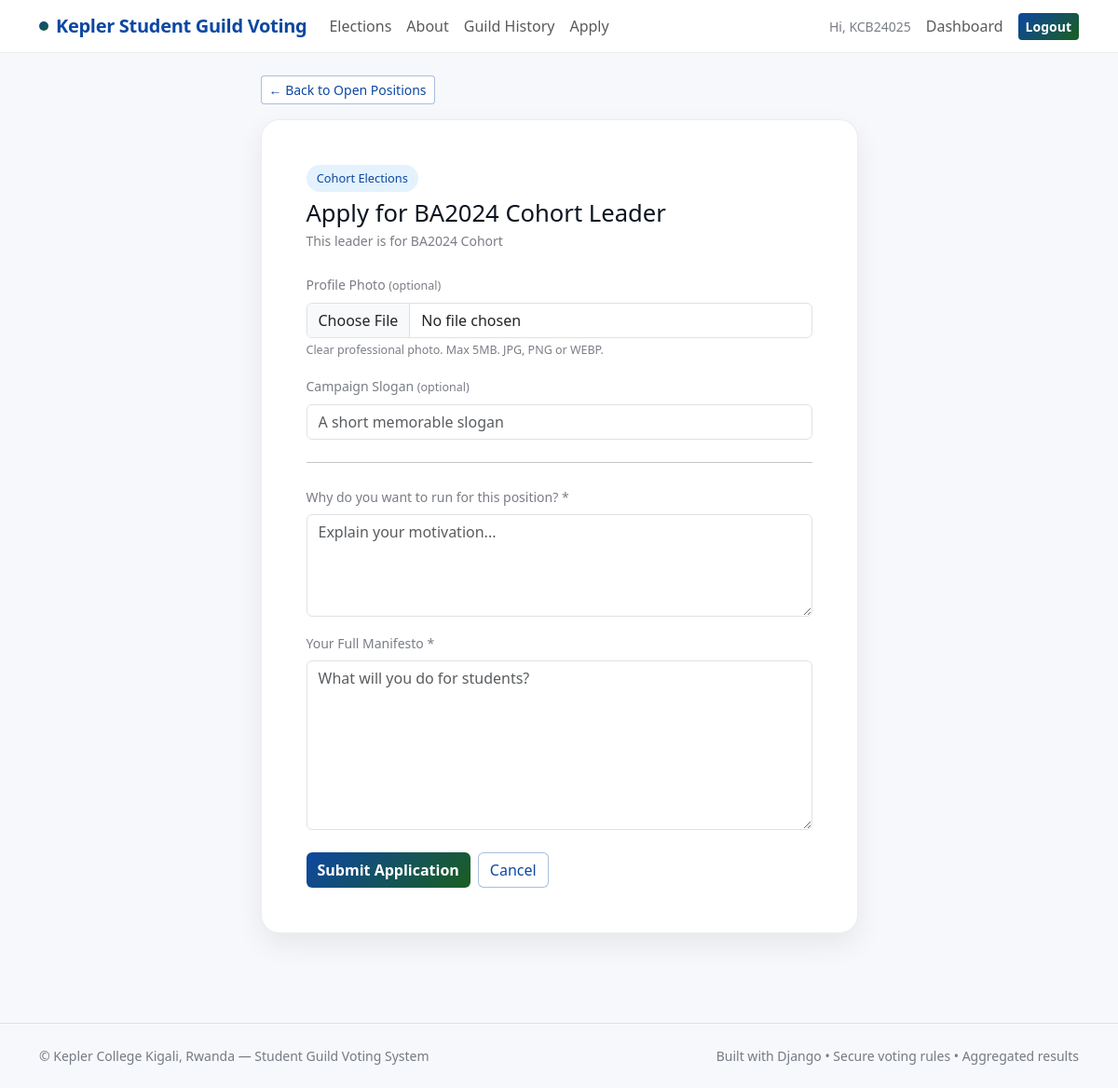
/elections/2/positions/2/apply/ (signed in), run on the app's committed database.
### apps/accounts/models.py (models this page shows, shortened)
class User(AbstractUser):
    email = models.EmailField(unique=True)
    student_id = models.CharField(max_length=20, unique=True)
    cohort = models.ForeignKey(
        Cohort,
        on_delete=models.SET_NULL,
        null=True,
        blank=True,
        related_name='students'
    )
    is_cohort_confirmed = models.BooleanField(
        default=False,
        help_text='Admin confirms the student belongs to the selected cohort'
    )
    is_email_verified = models.BooleanField(default=False)
    can_vote = models.BooleanField(default=True)

### apps/elections/models.py (models this page shows, shortened)
class Election(models.Model):
    SCOPE_ALL = 'all'
    SCOPE_COHORT = 'cohort'
    SCOPE_CHOICES = [
        (SCOPE_ALL, 'Whole College'),
        (SCOPE_COHORT, 'Specific Cohort(s) Only'),
    ]
    name = models.CharField(max_length=200)
    description = models.TextField(blank=True)
    start_at = models.DateTimeField()
    end_at = models.DateTimeField()
    is_published = models.BooleanField(default=True)
    allow_live_results = models.BooleanField(default=False)
    visibility_scope = models.CharField(
        max_length=10, choices=SCOPE_CHOICES, default=SCOPE_ALL
    )
    visible_to_cohorts = models.ManyToManyField(
        'accounts.Cohort', blank=True, related_name='visible_elections'
    )
    voting_scope = models.CharField(
        max_length=10, choices=SCOPE_CHOICES, default=SCOPE_ALL
    )
    voting_cohorts = models.ManyToManyField(
        'accounts.Cohort', blank=True, related_name='voting_elections'
    )
    created_at = models.DateTimeField(auto_now_add=True)
    class Meta:
        ordering = ['-start_at']

class Position(models.Model):
    SCOPE_ALL = 'all'
    SCOPE_COHORT = 'cohort'
    SCOPE_CHOICES = [
        (SCOPE_ALL, 'Whole College'),
        (SCOPE_COHORT, 'Specific Cohort(s) Only'),
    ]
    election = models.ForeignKey(
        Election, on_delete=models.CASCADE, related_name='positions'
    )
    title = models.CharField(max_length=120)
    description = models.TextField(blank=True)
    order = models.PositiveIntegerField(default=0)
    voting_scope = models.CharField(
        max_length=10, choices=SCOPE_CHOICES, default=SCOPE_ALL
    )
    allowed_cohorts = models.ManyToManyField(
        'accounts.Cohort', blank=True, related_name='positions'
    )
    applications_open = models.BooleanField(default=False)
    class Meta:
        ordering = ['order', 'title']
        unique_together = [('election', 'title')]
    def student_can_vote(self, user):
        if self.voting_scope == self.SCOPE_ALL:
            return True
        if self.voting_scope == self.SCOPE_COHORT:
            if user.cohort is None:
                return False
            return self.allowed_cohorts.filter(id=user.cohort.id).exists()
        return False

### apps/elections/views.py (the view, shortened to what this page needs)
# urls.py: path('<int:election_id>/positions/<int:position_id>/apply/', views.apply_position, name='apply_position'),
@login_required
def apply_position(request, election_id, position_id):
    election = get_object_or_404(Election, id=election_id, is_published=True)
    position = get_object_or_404(Position, id=position_id, election=election, applications_open=True)
    can_apply, restriction_reason = _student_can_apply_position(request.user, election, position)
    if not can_apply:
        messages.error(request, restriction_reason)
        return redirect('elections:open_positions')
    existing = PositionApplication.objects.filter(position=position, applicant=request.user).first()
    if existing:
        messages.info(request, f'You already applied for {position.title}. Your application is {existing.get_status_display()}.')
        return redirect('elections:open_positions')
    fields = ApplicationField.objects.filter(position=position).order_by('order')
    return render(request, 'elections/apply_position.html', {'election': election, 'position': position, 'fields': fields})

### apps/core/context_processors.py (called while the page is built)
def kepler_branding(request):
    return {
        "KEPLER_APP_NAME": "Kepler Student Guild Voting",
        "KEPLER_LOCATION": "Kepler College Kigali, Rwanda",
    }

### apps/elections/views.py (called while the page is built, shortened)
def _student_can_apply_position(user, election, position):
    if position.voting_scope == 'cohort':
        if not user.cohort:
            return False, 'You have no cohort assigned. Contact admin.'
        if not user.is_cohort_confirmed:
            return False, 'Your cohort has not been confirmed by admin yet.'
        if not position.student_can_vote(user):
            cohorts = ', '.join(position.allowed_cohorts.values_list('name', flat=True))
            return False, f'This position is restricted to: {cohorts}.'
    return True, None

### templates/elections/apply_position.html (shortened to what this page needs)
{% extends 'base.html' %}
{% block content %}
<div class="row justify-content-center">
  <div class="col-lg-7">
    <div class="mb-3">
      <a href="{% url 'elections:open_positions' %}"
         class="btn btn-outline-kepler btn-sm">← Back to Open Positions</a>
    </div>
    <div class="kepler-card p-4 p-md-5">
      <div class="mb-4">
        <span class="k-pill pill-blue mb-2 d-inline-block">{{ election.name }}</span>
        <h1 class="fw-800 mb-1" style="font-size:1.6rem;">Apply for {{ position.title }}</h1>
        {% if position.description %}
        <p class="small-muted">{{ position.description }}</p>
        {% endif %}
      </div>
      <form method="POST" enctype="multipart/form-data">
        <div class="mb-3">
          <label class="form-label small-muted">
            Profile Photo
            <span class="small-muted" style="font-size:.78rem;">(optional)</span>
          </label>
          <input type="file" name="photo" class="form-control" accept="image/*">
          <div class="small-muted mt-1" style="font-size:.78rem;">
            Clear professional photo. Max 5MB. JPG, PNG or WEBP.
          </div>
        </div>
        <div class="mb-3">
          <label class="form-label small-muted">
            Campaign Slogan
            <span class="small-muted" style="font-size:.78rem;">(optional)</span>
          </label>
          <input type="text" name="slogan" class="form-control"
                 placeholder="A short memorable slogan" maxlength="200">
        </div>
        {% if fields %}
        <hr class="my-4">
        <div class="section-title mb-3">Application Questions</div>
        {% for field in fields %}
        <div class="mb-3">
          <label class="form-label small-muted">
            {{ field.label }}
            {% if field.is_required %}
            <span style="color:#c62828;">*</span>
            {% else %}
            <span class="small-muted" style="font-size:.78rem;">(optional)</span>
            {% endif %}
          </label>
          {% if field.field_type == 'textarea' %}
          <textarea name="field_{{ field.id }}" class="form-control" rows="5"
                    {% if field.is_required %}required{% endif %}
                    placeholder="{{ field.help_text }}"></textarea>
          {% elif field.field_type == 'text' %}
          <input type="text" name="field_{{ field.id }}" class="form-control"
                 {% if field.is_required %}required{% endif %}
                 placeholder="{{ field.help_text }}">
          {% elif field.field_type == 'url' %}
          <input type="url" name="field_{{ field.id }}" class="form-control"
                 {% if field.is_required %}required{% endif %}
                 placeholder="{{ field.help_text|default:'https://' }}">
          {% elif field.field_type == 'file' %}
          <input type="file" name="field_{{ field.id }}" class="form-control"
                 {% if field.is_required %}required{% endif %}>
          {% endif %}
          {% if field.help_text and field.field_type != 'text' and field.field_type != 'url' %}
          <div class="small-muted mt-1" style="font-size:.78rem;">{{ field.help_text }}</div>
          {% endif %}
        </div>
        {% endfor %}
        {% else %}
        <hr class="my-4">
        <div class="mb-3">
          <label class="form-label small-muted">Why do you want to run for this position? *</label>
          <textarea name="field_why" class="form-control" rows="4"
                    placeholder="Explain your motivation..." required></textarea>
        </div>
        <div class="mb-3">
          <label class="form-label small-muted">Your Full Manifesto *</label>
          <textarea name="field_manifesto" class="form-control" rows="7"
                    placeholder="What will you do for students?" required></textarea>
        </div>
        {% endif %}
        <div class="d-flex gap-2 mt-4">
          <button type="submit" class="btn btn-kepler">Submit Application</button>
          <a href="{% url 'elections:open_positions' %}" class="btn btn-outline-kepler">Cancel</a>
        </div>
      </form>
    </div>
  </div>
</div>
{% endblock %}

### templates/base.html (shortened to what this page needs)
<!DOCTYPE html>
<html lang="en">
<head>
  <link href="https://cdn.jsdelivr.net/npm/bootstrap@5.3.2/dist/css/bootstrap.min.css" rel="stylesheet">
  {% load static %}
  <link rel="stylesheet" href="{% static 'css/styles.css' %}">
</head>
<body>
<nav class="navbar navbar-expand-lg navbar-glass sticky-top mb-4">
  <div class="container">
    <a class="navbar-brand brand-badge" href="{% url 'core:home' %}">
      <span class="brand-dot"></span>
      Kepler Student Guild Voting
    </a>
    <div class="collapse navbar-collapse" id="navbarNav">
      <ul class="navbar-nav me-auto">
        <li class="nav-item">
          <a class="nav-link" href="{% url 'elections:elections_list' %}">Elections</a>
        </li>
        <li class="nav-item">
          <a class="nav-link" href="{% url 'core:about' %}">About</a>
        </li>
        <li class="nav-item">
          <a class="nav-link" href="{% url 'history:guild_history' %}">Guild History</a>
        </li>
        {% if request.user.is_authenticated and not request.user.is_staff %}
        <li class="nav-item">
          <a class="nav-link" href="{% url 'elections:open_positions' %}">Apply</a>
        </li>
        {% endif %}
      </ul>
      <ul class="navbar-nav ms-auto align-items-center gap-2">
        {% if request.user.is_authenticated %}
        <li class="nav-item">
          <span class="small-muted">Hi, {{ request.user.student_id }}</span>
        </li>
        <li class="nav-item">
          <a class="nav-link" href="{% url 'dashboard:student' %}">Dashboard</a>
        </li>
        <li class="nav-item">
          <a href="{% url 'accounts:logout' %}"
             class="btn btn-kepler btn-sm">Logout</a>
        </li>
        {% endif %}
      </ul>
    </div>
  </div>
</nav>
<main class="container pb-5">
  {% block content %}{% endblock %}
</main>
<footer class="border-top py-4 mt-5">
  <div class="container d-flex flex-wrap justify-content-between align-items-center">
    <div class="footer">
      © Kepler College Kigali, Rwanda — Student Guild Voting System
    </div>
    <div class="footer">
      Built with Django • Secure voting rules • Aggregated results
    </div>
  </div>
</footer>
</body>
</html>

### static/css/styles.css (style rules this page uses)
:root { --kepler-green: #1b5e20; --kepler-green-mid: #2e7d32; --kepler-green-light: #e8f5e9; --kepler-blue: #0d47a1; --kepler-blue-mid: #1565c0; --kepler-blue-light: #e3f2fd; --kepler-white: #ffffff; --kepler-dark: #0b1320; --kepler-gray: #f6f8fb; --kepler-border: rgba(0,0,0,0.07); --kepler-shadow: 0 12px 30px rgba(11,19,32,0.07); }
body { background: var(--kepler-gray); color: var(--kepler-dark); font-family: 'Segoe UI', system-ui, sans-serif; }
.navbar-glass { background: rgba(255,255,255,0.92); backdrop-filter: blur(12px); border-bottom: 1px solid var(--kepler-border); }
.brand-badge { display: inline-flex; align-items: center; gap: .5rem; font-weight: 800; color: var(--kepler-blue); letter-spacing: -.3px; }
.brand-dot { width: 10px; height: 10px; border-radius: 999px; background: linear-gradient(135deg, var(--kepler-blue), var(--kepler-green)); display: inline-block; }
.kepler-card { border: 1px solid var(--kepler-border); border-radius: 1.25rem; box-shadow: var(--kepler-shadow); background: var(--kepler-white); }
.btn-kepler { background: linear-gradient(135deg, var(--kepler-blue), var(--kepler-green)); color: #fff; border: 0; font-weight: 600; }
.btn-outline-kepler { border: 1.5px solid rgba(13,71,161,0.35); color: var(--kepler-blue); background: white; font-weight: 500; }
.k-pill { font-size: .8rem; padding: .3rem .7rem; border-radius: 999px; font-weight: 500; display: inline-block; }
.pill-blue { background: var(--kepler-blue-light); color: var(--kepler-blue); }
.small-muted { color: rgba(11,19,32,0.55); font-size: .875rem; }
.footer { color: rgba(11,19,32,0.55); font-size: .875rem; }

### data on the page
User: user.student_id "KCB24025"
Election: name "Cohort Elections"
Position: title "BA2024 Cohort Leader", description "This leader is for BA2024 Cohort"
